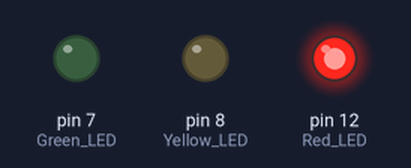
A sketch run on a simulated Arduino Uno, built with avr-gcc and run on an emulated ATmega328P. Shown: output pins drawn as LEDs (lit = HIGH).

Above: at 3.0 s.
At 9.0 s:
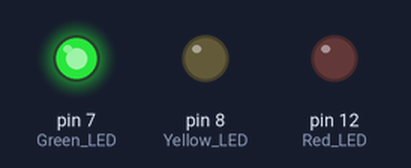
At 15.0 s:
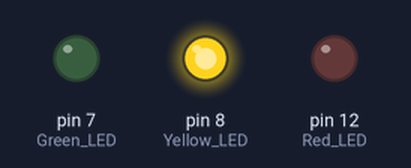
Timing chart, 0 to 27.3 s (numbered marks = the images above):
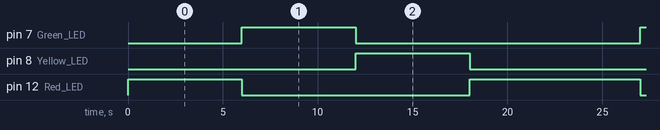

The sketch:

StopLight.ino
```cpp
void setup() {
  // Initialize the digital pins as outputs.
  pinMode(12, OUTPUT); // Red LED
  pinMode(8, OUTPUT);  // Yellow LED
  pinMode(7, OUTPUT);  // Green LED
}

void loop() {
  // Red to Green transition
  digitalWrite(12, HIGH); // Turn the Red LED on
  delay(6000);            // Wait for 6 seconds

  digitalWrite(12, LOW);  // Turn the Red LED off
  digitalWrite(7, HIGH);  // Turn the Green LED on
  delay(6000);            // Wait for 6 seconds

  // Green to Yellow transition
  digitalWrite(7, LOW);   // Turn the Green LED off
  digitalWrite(8, HIGH);  // Turn the Yellow LED on
  delay(6000);            // Wait for 6 seconds

  // Yellow to Red transition
  digitalWrite(8, LOW);   // Turn the Yellow LED off
  digitalWrite(12, HIGH); // Turn the Red LED on
  delay(3000);            // Wait for 3 seconds

  // This will loop back to the beginning automatically
}
```

Measured:
- by itself, pin 7 (Green_LED), pin 8 (Yellow_LED): alternates HIGH for 6.0 s and LOW for 15.0 s
- by itself, pin 12 (Red_LED): repeats every 21.0 s: LOW 12.0 s, HIGH 9.0 s
- by itself, everything shown: repeats every 21.0 s, in 3 steps
